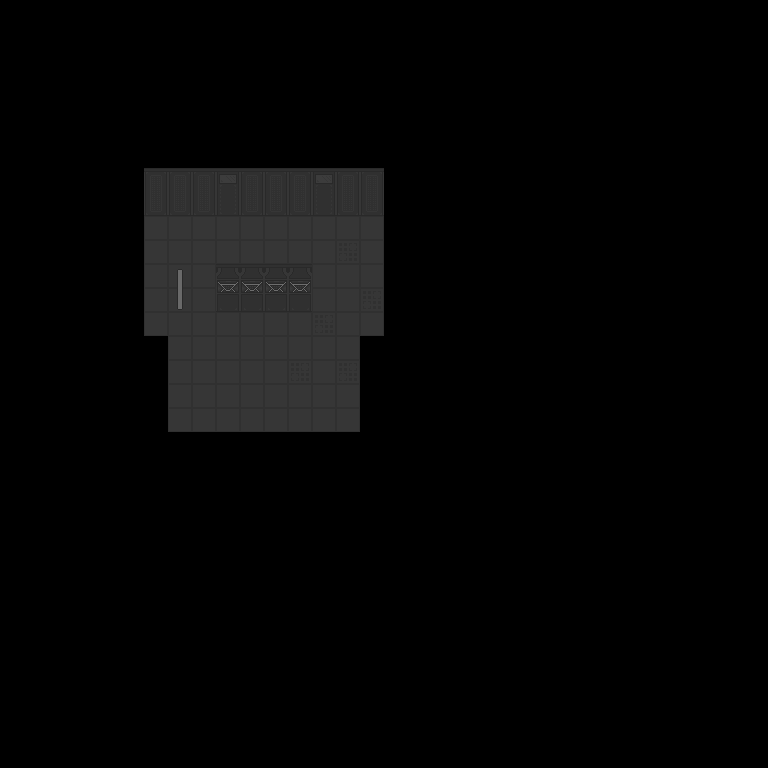

This game map was drawn from its Tiled (.tmx) file and the tilesets committed beside it. A one-line description and the trimmed map source follow:
An orthogonal 32x32 tile map with 24x24 px tiles, 6 tile layers (Floor, Walls, UnderChars1, UnderChars2, ...), 3 tilesets.

<map version="1.0" tiledversion="1.1.6" orientation="orthogonal" renderorder="right-down" width="32" height="32" tilewidth="24" tileheight="24" infinite="0" nextobjectid="1">
 <tileset firstgid="1" source="LabFloors.tsx" />
 <tileset firstgid="10" source="LabWalls.tsx" />
 <tileset firstgid="19" source="LabObjects.tsx" />
 <layer name="Floor" width="32" height="32">
  <data>[1024 cells, 82 non-empty, 2 distinct tile ids]</data>
 </layer>
 <layer name="Walls" width="32" height="32">
  <data>[1024 cells, 28 non-empty, 6 distinct tile ids]</data>
 </layer>
 <layer name="UnderChars1" width="32" height="32">
  <data>[1024 cells, 1 non-empty, 1 distinct tile ids]</data>
 </layer>
 <layer name="UnderChars2" width="32" height="32">
  <data>[1024 cells, 0 non-empty, 0 distinct tile ids]</data>
 </layer>
 <layer name="OverChars1" width="32" height="32">
  <data>[1024 cells, 1 non-empty, 1 distinct tile ids]</data>
 </layer>
 <layer name="OverChars2" width="32" height="32">
  <data>[1024 cells, 0 non-empty, 0 distinct tile ids]</data>
 </layer>
</map>
